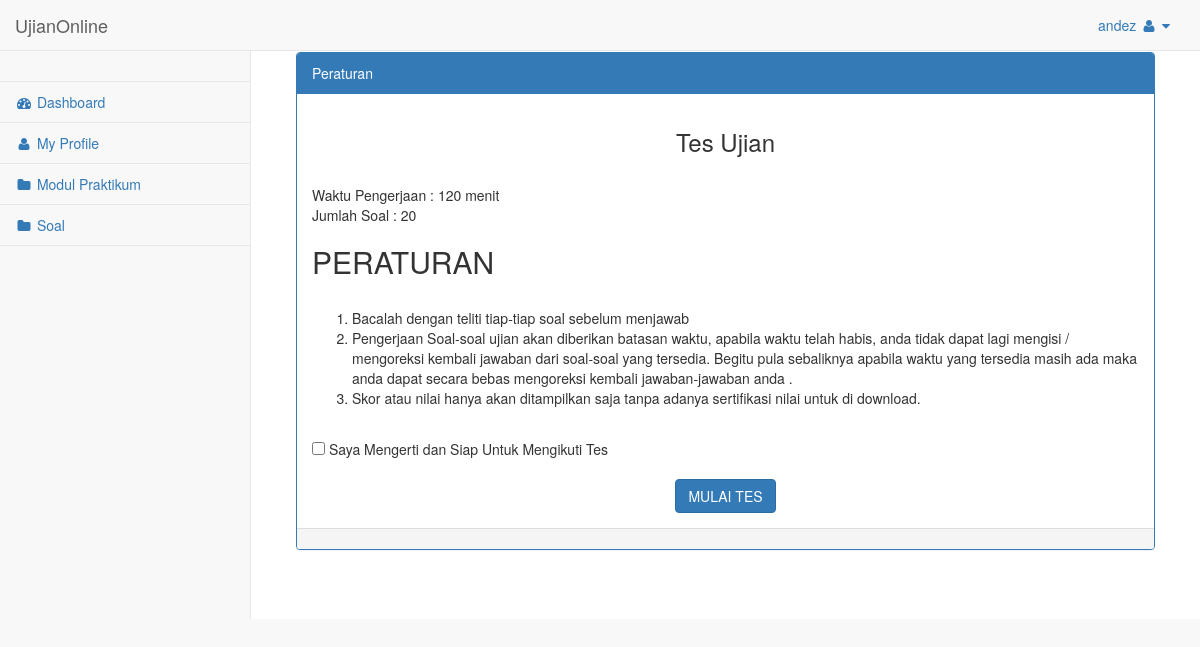
Screenshot of /media.php?hal=home (signed in) with the database file from the repository.
### tables this page shows
CREATE TABLE `tbl_pengaturan_ujian` (
  `id` int(4) NOT NULL,
  `nama_ujian` varchar(20) NOT NULL,
  `waktu` varchar(20) NOT NULL,
  `nilai_min` varchar(20) NOT NULL,
  `peraturan` text NOT NULL
);

### home.php (the view, shortened to what this page needs)
        <div id="page-wrapper">
            <div class="container-fluid">
                <div class="row">
                    <div class="col-lg-12">
                    </div>
                </div>
                <div class="row">
                    <div class="col-lg-12">
                    <div class="panel panel-primary">
                        <div class="panel-heading">
                           Peraturan
                        </div>
                        <div class="panel-body">
<?php
$result=mysqli_query($config,"select * from tbl_soal WHERE aktif='Y'");
$hitung=mysqli_num_rows($result);
		 $qry=mysqli_query($config,"SELECT * FROM tbl_pengaturan_ujian");
		 $r=mysqli_fetch_array($qry);
		echo "
		<h3 align='center'>$r[nama_ujian]</h3><br/>
		Waktu Pengerjaan : $r[waktu] menit<br/>
		Jumlah Soal : $hitung<br/>
		<p/>
		<h2>PERATURAN</h2><br/>
		$r[peraturan]<br/>
		";
?>
<form name="fValidate">
<input type="checkbox" name="agree" id="agree" value="1"> Saya Mengerti dan Siap Untuk Mengikuti Tes<br/><br/>
          <div style='text-align:center;'><input type="button" name="button-ok" class="btn btn-primary" value="MULAI TES" onclick="cekForm()"></div>
</form>
                        </div>
                        <div class="panel-footer">
                        </div>
                    </div>
                    </div>
                </div>
            </div>
        </div>

### rows the page displays
tbl_pengaturan_ujian: nama_ujian "Tes Ujian", waktu "120", peraturan "Bacalah dengan teliti tiap-tiap soal sebelum menjawab Pengerjaan Soal-soal ujian akan diberikan batasan waktu, apabila waktu telah habis, anda tidak dapat lagi mengisi / mengoreksi kembali jawaban dari soal-soal yang tersedia. Begitu pula sebaliknya apabila waktu yang tersedia masih ada maka anda dapat secara bebas mengoreksi kembali jawaban-jawaban anda . Skor atau nilai hanya akan ditampilkan saja tanpa adanya sertifikasi nilai untuk di download."

### other values shown
$_SESSION[username] "andez"
$hitung "20"
